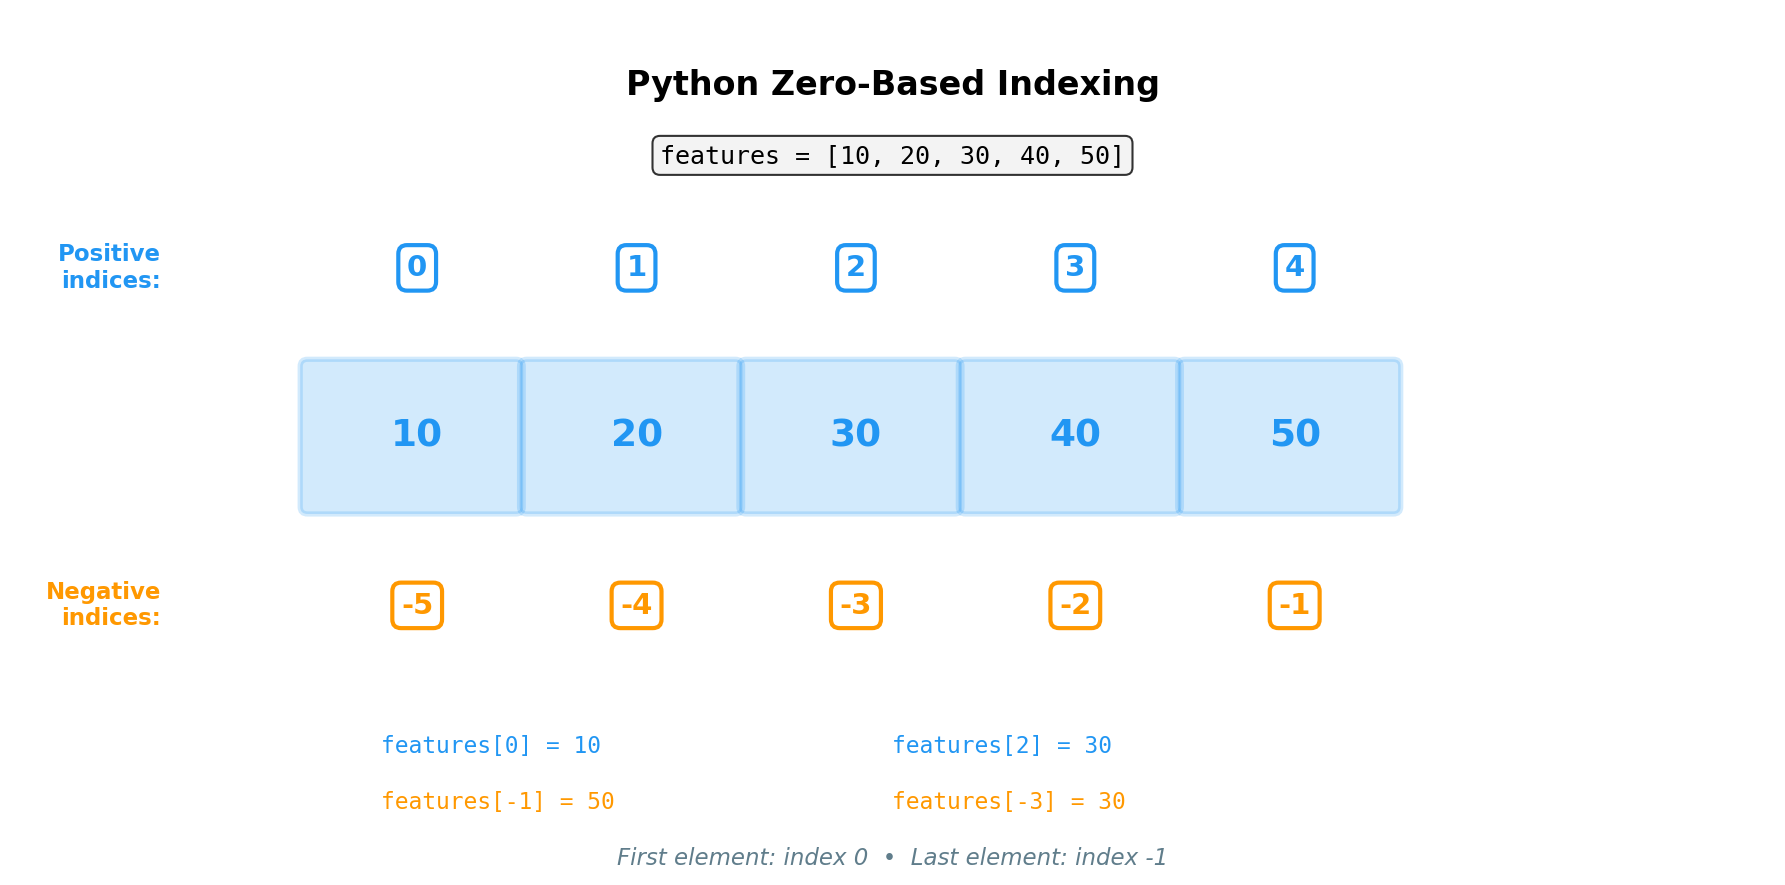

Write the Python code that produced this figure.
"""
Zero-Based Indexing Visualization
Shows positive and negative indices for a list
"""
import matplotlib.pyplot as plt
import matplotlib.patches as patches

fig, ax = plt.subplots(figsize=(12, 6))
ax.set_xlim(0, 12)
ax.set_ylim(0, 6)
ax.axis('off')

# Define colors
color_blue = '#2196F3'
color_orange = '#FF9800'
color_gray = '#607D8B'

# List values
values = [10, 20, 30, 40, 50]
n = len(values)

# Draw list elements
box_width = 1.5
box_height = 1
start_x = 2
y_center = 3

for i, val in enumerate(values):
    x = start_x + i * box_width
    # Box
    rect = patches.FancyBboxPatch((x, y_center-box_height/2), box_width*0.95, box_height,
                                   boxstyle="round,pad=0.05",
                                   edgecolor=color_blue,
                                   facecolor=color_blue,
                                   linewidth=2.5,
                                   alpha=0.2)
    ax.add_patch(rect)
    # Value
    ax.text(x + box_width/2, y_center, str(val),
            ha='center', va='center', fontsize=18, weight='bold', color=color_blue)

# Positive indices (above)
ax.text(1, y_center + 1.2, 'Positive\nindices:', ha='right', va='center',
        fontsize=11, weight='bold', color=color_blue)
for i in range(n):
    x = start_x + i * box_width + box_width/2
    ax.text(x, y_center + 1.2, str(i), ha='center', va='center',
            fontsize=14, weight='bold', color=color_blue,
            bbox=dict(boxstyle='round,pad=0.3', facecolor='white',
                     edgecolor=color_blue, linewidth=2))

# Negative indices (below)
ax.text(1, y_center - 1.2, 'Negative\nindices:', ha='right', va='center',
        fontsize=11, weight='bold', color=color_orange)
for i in range(n):
    x = start_x + i * box_width + box_width/2
    neg_idx = i - n
    ax.text(x, y_center - 1.2, str(neg_idx), ha='center', va='center',
            fontsize=14, weight='bold', color=color_orange,
            bbox=dict(boxstyle='round,pad=0.3', facecolor='white',
                     edgecolor=color_orange, linewidth=2))

# Title
ax.text(6, 5.5, 'Python Zero-Based Indexing', ha='center', va='center',
        fontsize=16, weight='bold')

# List representation
list_text = 'features = [10, 20, 30, 40, 50]'
ax.text(6, 5, list_text, ha='center', va='center',
        fontsize=12, family='monospace',
        bbox=dict(boxstyle='round', facecolor='#f0f0f0', alpha=0.8))

# Examples
example_y = 0.8
ax.text(2.5, example_y, 'features[0] = 10', ha='left', va='center',
        fontsize=11, family='monospace', color=color_blue)
ax.text(2.5, example_y - 0.4, 'features[-1] = 50', ha='left', va='center',
        fontsize=11, family='monospace', color=color_orange)

ax.text(6, example_y, 'features[2] = 30', ha='left', va='center',
        fontsize=11, family='monospace', color=color_blue)
ax.text(6, example_y - 0.4, 'features[-3] = 30', ha='left', va='center',
        fontsize=11, family='monospace', color=color_orange)

# Key insight
ax.text(6, 0, 'First element: index 0  •  Last element: index -1',
        ha='center', va='center', fontsize=11, style='italic', color=color_gray)

plt.tight_layout()
plt.savefig('/home/chirag/ds-book/book/course-02-programming/ch05-python-fundamentals/diagrams/zero_based_indexing.png',
            dpi=150, bbox_inches='tight', facecolor='white')
print("Generated: zero_based_indexing.png")
